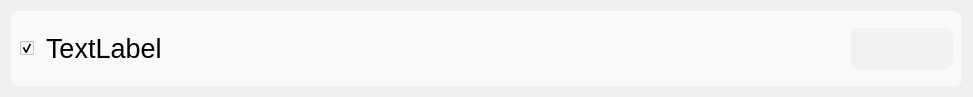
<?xml version="1.0" encoding="UTF-8"?>
<ui version="4.0">
 <class>device</class>
 <widget class="QWidget" name="device">
  <property name="geometry">
   <rect>
    <x>0</x>
    <y>0</y>
    <width>973</width>
    <height>97</height>
   </rect>
  </property>
  <property name="windowTitle">
   <string>Form</string>
  </property>
  <layout class="QVBoxLayout" name="verticalLayout_2">
   <item>
    <layout class="QVBoxLayout" name="verticalLayout">
     <item>
      <widget class="QWidget" name="widget_18" native="true">
       <property name="font">
        <font>
         <pointsize>20</pointsize>
        </font>
       </property>
       <property name="styleSheet">
        <string notr="true">border-radius: 8px;
background-color:rgb(248, 249, 251);
</string>
       </property>
       <layout class="QHBoxLayout" name="horizontalLayout_35" stretch="0,1,0">
        <item>
         <widget class="QCheckBox" name="check_device">
          <property name="font">
           <font>
            <pointsize>20</pointsize>
           </font>
          </property>
          <property name="styleSheet">
           <string notr="true">color:rgb(0, 0, 0)</string>
          </property>
          <property name="text">
           <string/>
          </property>
          <property name="checkable">
           <bool>true</bool>
          </property>
          <property name="checked">
           <bool>true</bool>
          </property>
          <property name="autoRepeatDelay">
           <number>0</number>
          </property>
          <property name="autoRepeatInterval">
           <number>0</number>
          </property>
          <property name="tristate">
           <bool>false</bool>
          </property>
         </widget>
        </item>
        <item>
         <widget class="QLabel" name="text_device">
          <property name="font">
           <font>
            <pointsize>20</pointsize>
           </font>
          </property>
          <property name="text">
           <string>TextLabel</string>
          </property>
          <property name="wordWrap">
           <bool>true</bool>
          </property>
         </widget>
        </item>
        <item>
         <widget class="QPushButton" name="change_btn">
          <property name="styleSheet">
           <string notr="true">QPushButton {
background-color:rgb(240, 241, 242);
color:rgb(255, 255, 255);
font-weight: 600;
border-radius: 8px;
padding: 5px 15px;
outline: 0px;
}
QPushButton:hover{
background-color: rgb(125, 143, 202);
}
</string>
          </property>
          <property name="icon">
           <iconset resource="resources/icons.qrc">
            <normaloff>:/icon/editing.png</normaloff>:/icon/editing.png</iconset>
          </property>
          <property name="iconSize">
           <size>
            <width>20</width>
            <height>36</height>
           </size>
          </property>
         </widget>
        </item>
       </layout>
      </widget>
     </item>
    </layout>
   </item>
  </layout>
 </widget>
 <resources>
  <include location="resources/icons.qrc"/>
 </resources>
 <connections/>
</ui>
